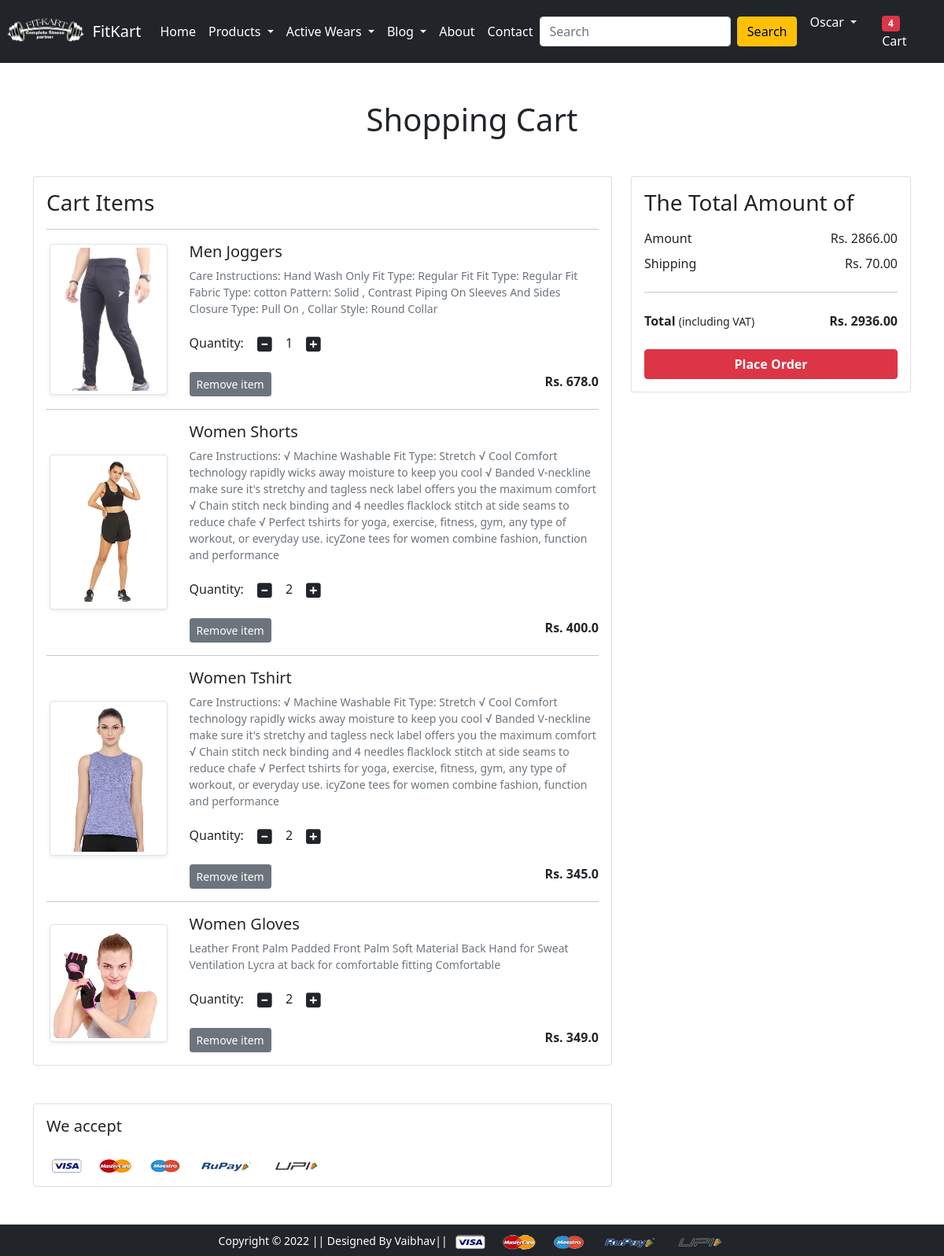
/cart/ (signed in), run on the app's committed database.
### app/models.py (models this page shows, shortened)
class Cart(models.Model):
 user = models.ForeignKey(User, on_delete=models.CASCADE)
 product = models.ForeignKey(Product, on_delete=models.CASCADE)
 quantity = models.PositiveIntegerField(default=1)
 def __str__(self):
  return str(self.id)

class Product(models.Model):
 title = models.CharField(max_length=100)
 selling_price = models.FloatField()
 discounted_price = models.FloatField()
 description = models.TextField()
 brand = models.CharField(max_length=100)
 category = models.CharField( choices=CATEGORY_CHOICES, max_length=2)
 product_image = models.ImageField(upload_to='productimg')

### app/views.py (the view)
# urls.py: path('cart/', views.show_cart, name='showcart'),
@login_required
def show_cart(request):
	totalitem = 0
	if request.user.is_authenticated:
		totalitem = len(Cart.objects.filter(user=request.user))
		user = request.user
		cart = Cart.objects.filter(user=user)
		amount = 0.0
		shipping_amount = 70.0
		totalamount=0.0
		cart_product = [p for p in Cart.objects.all() if p.user == request.user]
		print(cart_product)
		if cart_product:
			for p in cart_product:
				tempamount = (p.quantity * p.product.discounted_price)
				amount += tempamount
				totalamount = amount+shipping_amount
			return render(request, 'app/addtocart.html', {'carts':cart, 'amount':amount, 'totalamount':totalamount, 'totalitem':totalitem})
		else:
			return render(request, 'app/emptycart.html', {'totalitem':totalitem})
	else:
		return render(request, 'app/emptycart.html', {'totalitem':totalitem})

### app/templates/app/addtocart.html (shortened to what this page needs)
{% extends 'app/base.html' %}
{% load static %}
{% block main-content %}
<div class="container my-5">
 <div class="row">
  <h1 class="text-center mb-5">Shopping Cart</h1>
  <div class="col-sm-8">
  <div class="card">
   <div class="card-body">
    <h3>Cart Items</h3>
    {% for cart in carts %}
    <hr>
    <div class="row">
     <div class="col-sm-3 text-center align-self-center"><img src="{{cart.product.product_image.url}}" alt="" srcset="" class="img-fluid img-thumbnail shadow-sm" height="150" width="150"> </div>
     <div class="col-sm-9">
      <div>
       <h5>{{cart.product.title}}</h5>
       <p class="mb-2 text-muted small">{{cart.product.description}}</p>
       <div class="my-3">
        <label for="quantity">Quantity:</label>
        <a class="minus-cart btn" pid="{{cart.product.id}}"><i class="fas fa-minus-square fa-lg"></i></a>
          <span id="quantity">{{cart.quantity}}</span>
        <a class="plus-cart btn" pid="{{cart.product.id}}"><i class="fas fa-plus-square fa-lg"></i></a>
       </div>
       <div class="d-flex justify-content-between">
        <a class="btn btn-sm btn-secondary mr-3 remove-cart" pid={{cart.product.id}}>Remove item </a>
        <p class="mb-0"><span><strong>Rs. {{cart.product.discounted_price}}</strong></span></p>
       </div>
      </div>
     </div>
    </div>
    {% endfor %}
   </div>
   </div>
  </div>
  <div class="col-sm-4">
   <div class="card">
    <div class="card-body">
      <h3>The Total Amount of</h3>
      <ul class="list-group">
       <li class="list-group-item d-flex justify-content-between align-items-center border-0 px-0 pb-0">Amount<span>Rs. <span id="amount">{{amount|floatformat:2}}</span> </span></li>
       <li class="list-group-item d-flex justify-content-between align-items-center border-0 px-0">Shipping<span>Rs. 70.00</span></li>
       <hr>
       <li class="list-group-item d-flex justify-content-between align-items-center border-0 px-0 mb-3">
        <div>
           <strong>Total</strong> <small>(including VAT)</small>
         </div>
         <span><strong>Rs. </strong><strong id="totalamount"> {{totalamount|floatformat:2}}</strong></span>
       </li>
      </ul>
      <div class="d-grid"><a href="{% url 'checkout' %}" class="btn btn-danger fw-bold">Place Order</a></div>
    </div>
   </div>
  </div>
 </div>
</div>
<div class="container">
 <div class="row">
  <div class="col-sm-8">
   <div class="card">
    <div class="card-body">
      <h5 class="mb-4">We accept</h5>
      <img src="{% static 'app/images/payment.png' %}" alt="" class="img-fluid">
    </div>
  </div>
  </div>
 </div>
</div>
{% endblock main-content %}

### app/templates/app/base.html (shortened to what this page needs)
<!doctype html>
{% load static %}
<html lang="en">
  <head>
    <link href="https://cdn.jsdelivr.net/npm/bootstrap@5.0.0-beta1/dist/css/bootstrap.min.css" rel="stylesheet">
    <link rel="stylesheet" href="{% static 'app/css/owl.carousel.min.css' %}">
    <link rel="stylesheet" href="{% static 'app/css/all.min.css' %}">
    <link rel="stylesheet" href="{% static 'app/css/style.css' %}">
  </head>
  <body>
    <nav class="navbar navbar-expand-lg navbar-dark bg-dark">
      <div class="left">
        <img src="{% static 'app/images/logo.png' %}" alt="" srcset="" class="img-fluid my-0 mx-2 px-10 py-0 " height="1px" width="100px">
      </div>
     <div class="container">
       <a class="navbar-brand" href="/">FitKart</a>
       <div class="collapse navbar-collapse" id="navbarSupportedContent">
         <ul class="navbar-nav me-auto mb-2 mb-lg-0">
           <li class="nav-item">
             <a class="nav-link active" aria-current="page" href="/">Home</a>
           </li>
           <li class="nav-item dropdown">
             <a class="nav-link dropdown-toggle text-white" href="#" id="electronicsDropdown" role="button" data-bs-toggle="dropdown" aria-expanded="false">
               Products
             </a>
           </li>
           <li class="nav-item dropdown">
             <a class="nav-link dropdown-toggle text-white" href="#" id="fashionDropdown" role="button" data-bs-toggle="dropdown" aria-expanded="false">
               Active Wears
             </a>
           </li>
           <li class="nav-item dropdown">
            <a class="nav-link dropdown-toggle text-white" href="#" id="electronicsDropdown" role="button" data-bs-toggle="dropdown" aria-expanded="false">
              Blog
            </a>
          </li>
           <li class="nav-item">
            <a class="nav-link active" aria-current="page" href="{% url 'about' %}">About</a>
          </li>
          <li class="nav-item">
            <a class="nav-link active" aria-current="page" href="{% url 'contact' %}">Contact</a>
          </li>
         </ul>
         <form class="d-flex" method = "post">
           <input class="form-control me-2" type="search" placeholder="Search" aria-label="Search" name='s1'>
           <button class="btn btn-warning" type="submit">Search</button>
         </form>
         <div>
          <ul class="navbar-nav me-auto mb-2 mb-lg-0">
          {% if request.user.is_authenticated %}
           <li class="nav-item dropdown mx-2">
              <a class="nav-link dropdown-toggle text-white" href="#" id="profileDropdown" role="button" data-bs-toggle="dropdown" aria-expanded="false">
                {{request.user.username|capfirst}}
              </a>
            </li>
            <li class="nav-item mx-2">
              <a href="{% url 'showcart' %}" class="nav-link text-white"><span class="badge bg-danger">{{totalitem}}</span> Cart </a>
            </li>
            {% endif %}
          </ul>
         </div>
       </div>
     </div>
    </nav>
    {% block main-content %} {% endblock main-content %}
    <footer class="container-fluid bg-dark text-center p-2 mt-5">
        <small class="text-white">Copyright &copy; 2022 || Designed By Vaibhav|| </small>
        <img src="{% static 'app/images/payment.png' %}" alt="" srcset="" class="img-fluid" height="2px">
    </footer>
  </body>
</html>

### app/templates/app/base.html (style rules this page uses)
.left img { filter: invert(100%); }

### data on the page
Cart: product.product_image (picture), product "Men Joggers", product.description "Care Instructions: Hand Wash Only Fit Type: Regular Fit Fit Type: Regular Fit Fabric Type: cotton Pattern: Solid , Contrast Piping On Sleeves And Sides Closure Type: Pull On , Collar Style: Round Collar", quantity "1", product.discounted_price "678.0"
Cart: product.product_image (picture), product "Women Shorts", product.description "Care Instructions: √ Machine Washable Fit Type: Stretch √ Cool Comfort technology rapidly wicks away moisture to keep you cool √ Banded V-neckline make sure it's stretchy and tagless neck label offers you the maximum comfort √ Chain stitch neck binding and 4 needles flacklock stitch at side seams to reduce chafe √ Perfect tshirts for yoga, exercise, fitness, gym, any type of workout, or everyday use. icyZone tees for women combine fashion, function and performance", quantity "2", product.discounted_price "400.0"
Cart: product.product_image (picture), product "Women Tshirt", product.description "Care Instructions: √ Machine Washable Fit Type: Stretch √ Cool Comfort technology rapidly wicks away moisture to keep you cool √ Banded V-neckline make sure it's stretchy and tagless neck label offers you the maximum comfort √ Chain stitch neck binding and 4 needles flacklock stitch at side seams to reduce chafe √ Perfect tshirts for yoga, exercise, fitness, gym, any type of workout, or everyday use. icyZone tees for women combine fashion, function and performance", quantity "2", product.discounted_price "345.0"
Cart: product.product_image (picture), product "Women Gloves", product.description "Leather Front Palm Padded Front Palm Soft Material Back Hand for Sweat Ventilation Lycra at back for comfortable fitting Comfortable", quantity "2", product.discounted_price "349.0"

### other printed values
{{ request.user.username|capfirst }} "Oscar"
{{ totalitem }} "4"
{{ amount|floatformat:2 }} "2866.00"
{{ totalamount|floatformat:2 }} "2936.00"
